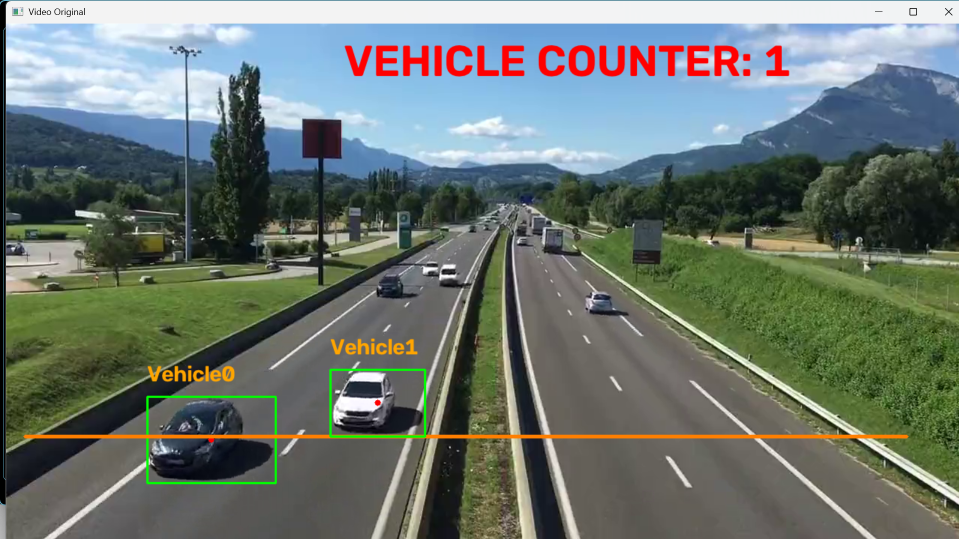
#> input picture Vechicle_detection.png, 1918 x 1078 px, given in place of video.mp4, which was not available (shown at 1/2 size)
$ python vehicle.py
#> lines starting #> are read from the running program, lines starting #| are printed output that depends on the picture; after the words box and inside, x2 and y2 are one past the last pixel; in counts of white or black regions, pixels touching at a corner belong together; pictures that were not available may be replaced by others from this repository, and a replacement may not be noted
import cv2
import numpy as np


#Web Camera
cap = cv2.VideoCapture("video.mp4")

min_width_react = 80  # minimum width of rectangle
min_height_react = 80  # minimum height of rectangle

count_line_position = 550
#initialize subtractor

algo = cv2.createBackgroundSubtractorMOG2(history=100, varThreshold=40)

def center_handle(x, y, w, h):
    x1 = int(w / 2)
    y1 = int(h / 2)
    cx = x + x1
    cy = y + y1
    return cx, cy
detected = []
offset = 6  # Allowable error between pixel
counter = 0

while True:
    ret, frame1 = cap.read()
#> frame1 is the input picture: shape (1078, 1918, 3); mean B, G, R 111.3, 117.9, 108.1
    grey = cv2.cvtColor(frame1, cv2.COLOR_BGR2GRAY)
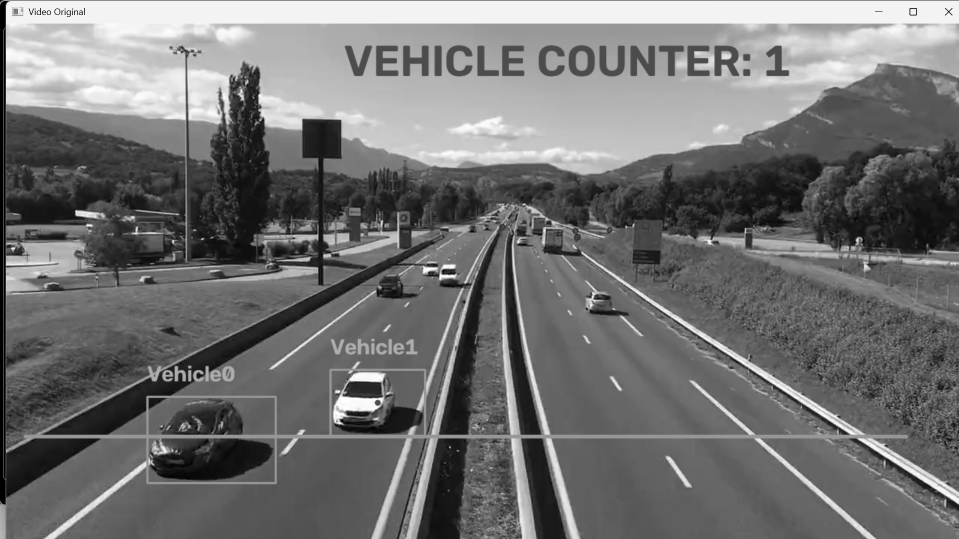
#> grey: shape (1078, 1918) (shown at 1/2 size); min 0, max 255, mean 114.2
    blur = cv2.GaussianBlur(grey, (3, 3), 5)

    #apply on each frame
    img_sub =algo.apply(blur)
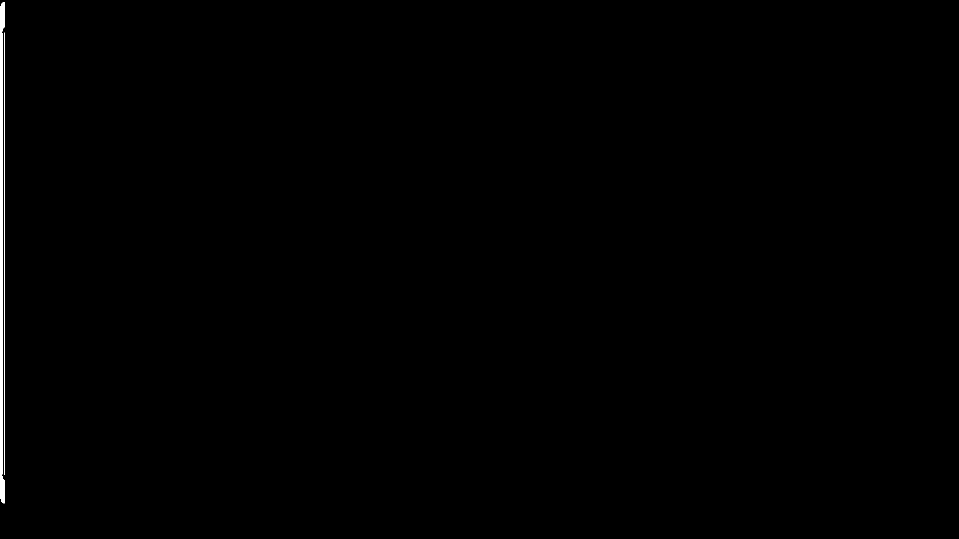
#> img_sub: shape (1078, 1918) (shown at 1/2 size); values 127 (black) and 255 (white), 0.3% white; 2 white regions, box (x1, y1, x2, y2) and area: (0, 4, 10, 1007) 5357, (8, 65, 9, 950) 885
    dilate = cv2.dilate(img_sub, np.ones((5, 5)))
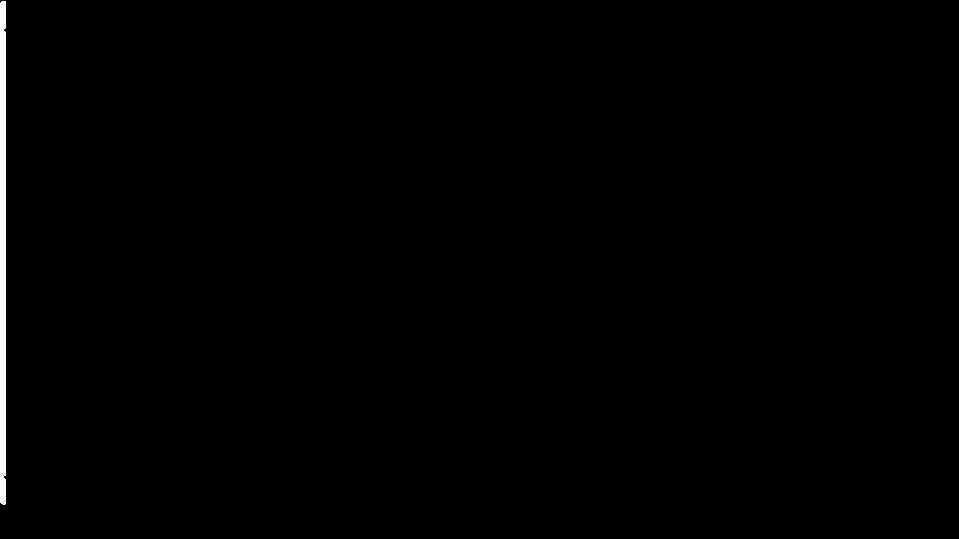
#> dilate: shape (1078, 1918) (shown at 1/2 size); values 127 (black) and 255 (white), 0.53% white; 1 white region, box (x1, y1, x2, y2) and area: (0, 2, 12, 1009) 11025
    kernel = cv2.getStructuringElement(cv2.MORPH_ELLIPSE, (5, 5))
    dilatada = cv2.morphologyEx(dilate, cv2.MORPH_CLOSE, kernel)
#> dilatada: shape (1078, 1918); values 127 (black) and 255 (white), 0.53% white; 1 white region, box (x1, y1, x2, y2) and area: (0, 0, 12, 1009) 11043
    dilatada = cv2.morphologyEx(dilatada, cv2.MORPH_CLOSE, kernel)
    counterSahpe,h = cv2.findContours(dilatada, cv2.RETR_TREE, cv2.CHAIN_APPROX_SIMPLE)
#> counterSahpe = [[[0, 0], [0, 1077], [1917, 1077], [1917, 0]]]; h = [[-1, -1, -1, -1]]

    cv2.line(frame1, (25, count_line_position), (1200, count_line_position), (255, 127, 0), 3)
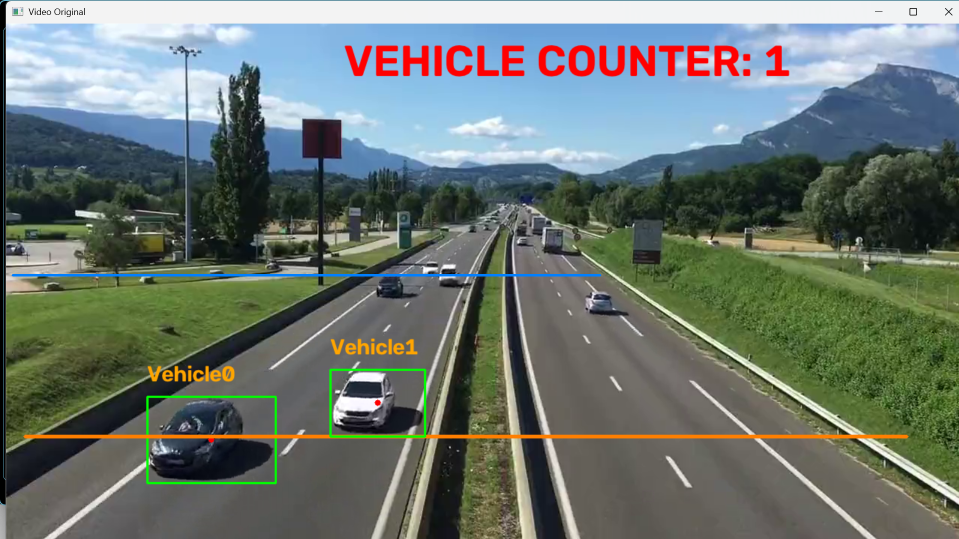
#> frame1: shape (1078, 1918, 3) (shown at 1/2 size); 0.28% of pixels changed, all inside (x1, y1, x2, y2) = (23, 548, 1203, 553)

    for(i,c) in enumerate(counterSahpe):
        (x,y,w,h) = cv2.boundingRect(c)
        validate_counter = (w >= min_width_react) and (h >= min_height_react)
        if not validate_counter:
            continue

        cv2.rectangle(frame1, (x,y), (x+w, y+h), (0,255,0), 2)
        cv2.putText(frame1, "Vehicle" + str(counter), (x, y - 20), cv2.FONT_HERSHEY_SIMPLEX, 1, (0, 165, 255), 2)

        center = center_handle(x, y, w, h)
        cv2.circle(frame1, center, 4, (0, 0, 255), -1)
        detected.append(center)

        for (x, y) in detected:
            if y < (count_line_position + offset) and y > (count_line_position - offset):
                counter += 1
                cv2.line(frame1, (25, count_line_position), (1200, count_line_position), (0, 127, 255), 3)
                detected.remove((x, y))
                print("Vehicle Counter: " + str(counter))
#> this loop made 1 pass
#> (c, w, h, validate_counter, x1 in center_handle, y1 in center_handle) on pass 1: ([[0, 0], [0, 1077], [1917, 1077], [1917, 0]], 1918, 1078, True, 959, 539)
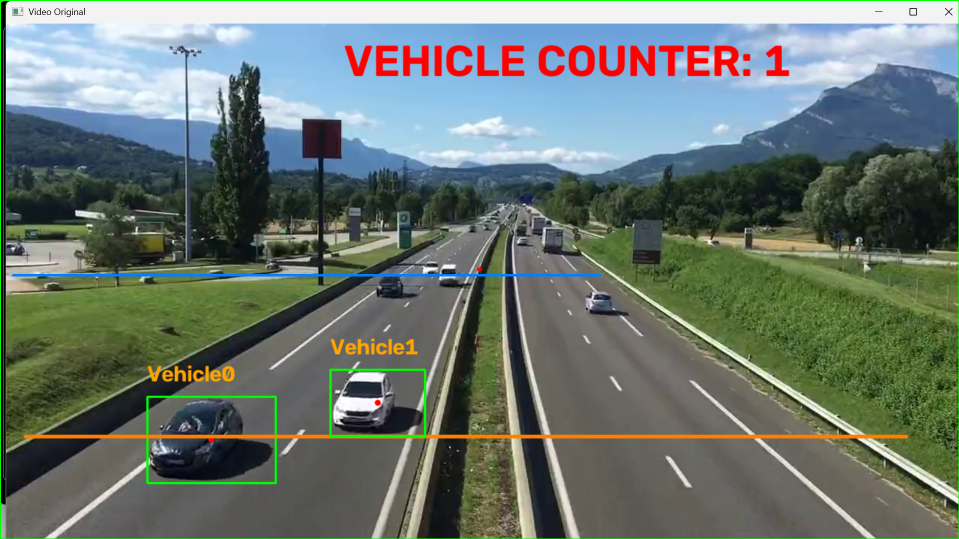
#> frame1: shape (1078, 1918, 3) (shown at 1/2 size); 0.44% of pixels changed, all inside (x1, y1, x2, y2) = (0, 0, 1918, 1078)
#> after the loop, counter = 0; detected = [(959, 539)]

    cv2.putText(frame1, "VEHICLE COUNTER: " + str(counter), (450, 70), cv2.FONT_HERSHEY_SIMPLEX, 2, (0, 0, 255), 5)
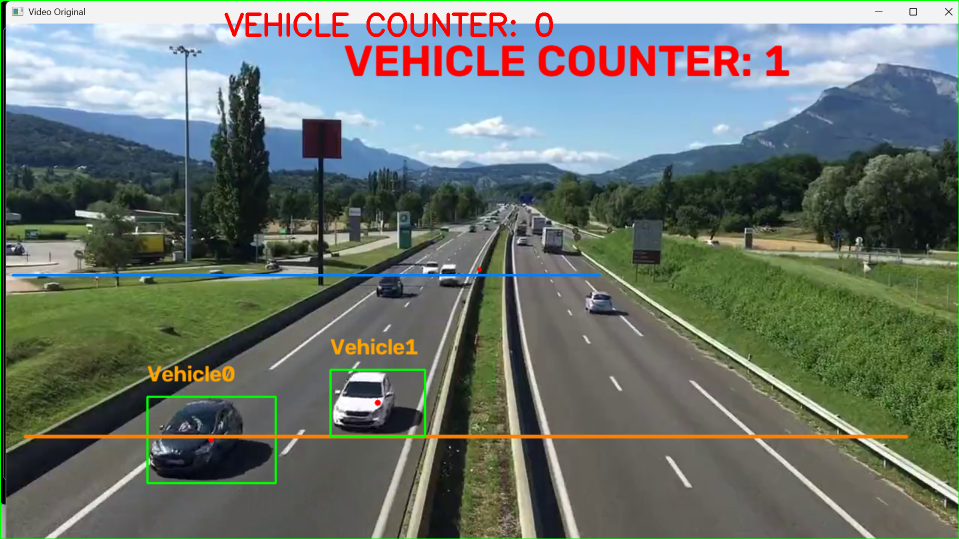
#> frame1: shape (1078, 1918, 3) (shown at 1/2 size); 0.52% of pixels changed, all inside (x1, y1, x2, y2) = (449, 25, 1106, 74)

    #cv2.imshow("Detector", dilatada)
    if not ret:
        break

    # Vehicle detection code here

    cv2.imshow("Video Original", frame1)

    if cv2.waitKey(50) == 13:
#> (key Esc is pressed here)
        break

cap.release()
cv2.destroyAllWindows()
